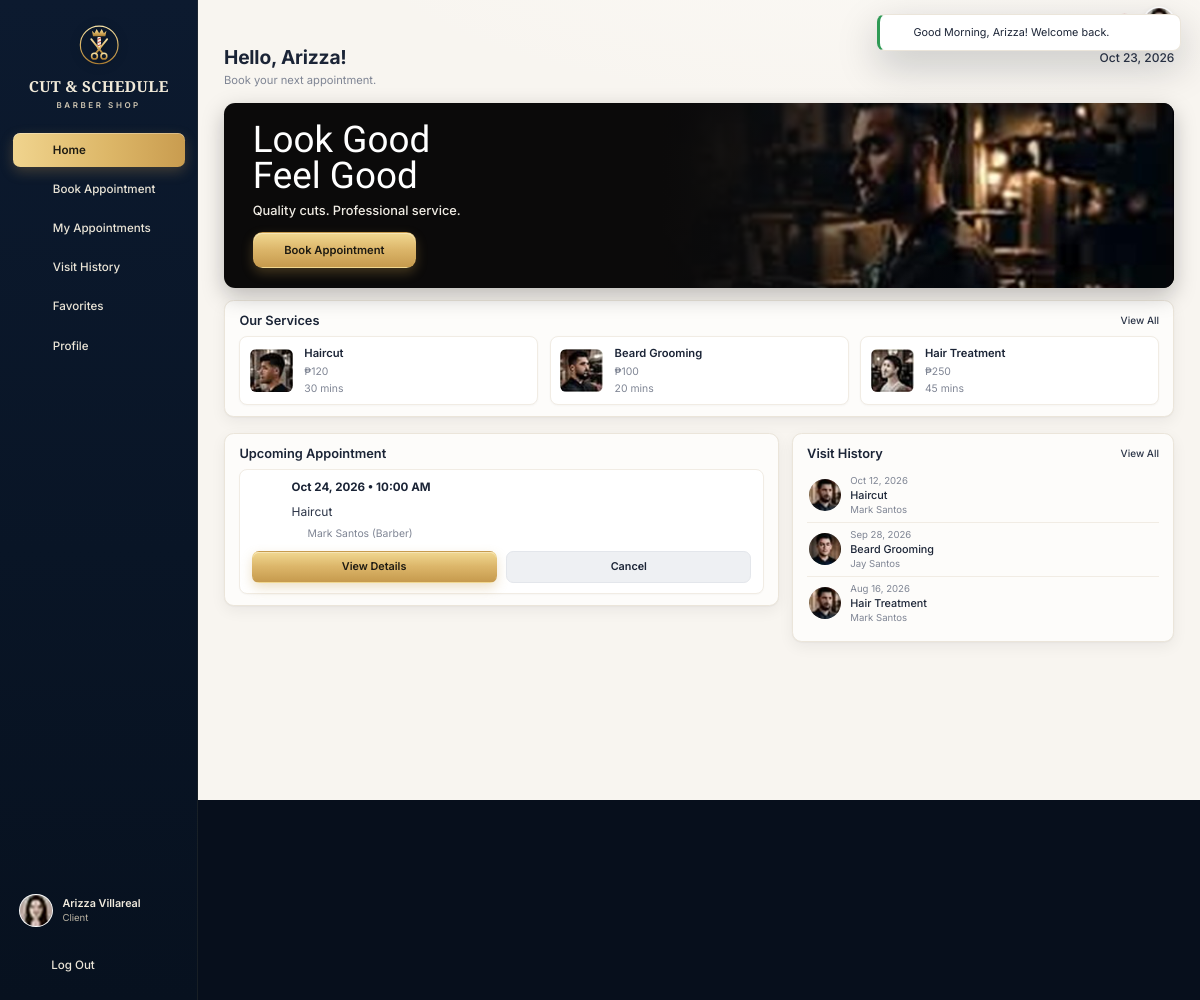
The page /client/home.php (signed in) on the database its author committed.
### tables this page shows
CREATE TABLE users (
  id               INT AUTO_INCREMENT PRIMARY KEY,
  name             VARCHAR(100) NOT NULL,
  username         VARCHAR(100) UNIQUE NOT NULL,
  email            VARCHAR(150) UNIQUE NOT NULL,
  phone            VARCHAR(30)  NULL,
  password         VARCHAR(255) NOT NULL,
  role             ENUM('owner','staff','client') NOT NULL,
  status           ENUM('active','inactive') DEFAULT 'active',
  avatar           VARCHAR(255) NULL,
  remember_token   VARCHAR(64)  NULL,
  remember_expires DATETIME     NULL,
  created_at       DATETIME DEFAULT CURRENT_TIMESTAMP,
  updated_at       DATETIME DEFAULT CURRENT_TIMESTAMP ON UPDATE CURRENT_TIMESTAMP
);

CREATE TABLE services (
  id          INT AUTO_INCREMENT PRIMARY KEY,
  name        VARCHAR(100) NOT NULL,
  description VARCHAR(255) NULL,
  price       DECIMAL(10,2) NOT NULL,
  duration    INT NOT NULL,
  image       VARCHAR(255) NULL,
  status      ENUM('active','archived') DEFAULT 'active',
  sort_order  INT NOT NULL DEFAULT 0,
  created_at  DATETIME DEFAULT CURRENT_TIMESTAMP,
  updated_at  DATETIME DEFAULT CURRENT_TIMESTAMP ON UPDATE CURRENT_TIMESTAMP,
  CHECK (price > 0),
  CHECK (duration > 0)
);

CREATE TABLE appointments (
  id               INT AUTO_INCREMENT PRIMARY KEY,
  client_id        INT NOT NULL,
  barber_id        INT NOT NULL,
  service_id       INT NOT NULL,
  appointment_date DATE NOT NULL,
  start_time       TIME NOT NULL,
  end_time         TIME NOT NULL,
  status           ENUM('pending','confirmed','in_progress','completed','cancelled') NOT NULL DEFAULT 'pending',
  base_price       DECIMAL(10,2) NOT NULL,
  discount_type    ENUM('none','senior','pwd') NOT NULL DEFAULT 'none',
  discount_amount  DECIMAL(10,2) NOT NULL DEFAULT 0,
  total_price      DECIMAL(10,2) NOT NULL,
  notes            TEXT NULL,
  created_by       INT NULL,
  completed_at     DATETIME NULL,
  created_at       DATETIME DEFAULT CURRENT_TIMESTAMP,
  updated_at       DATETIME DEFAULT CURRENT_TIMESTAMP ON UPDATE CURRENT_TIMESTAMP,
  INDEX idx_barber_date (barber_id, appointment_date),
  INDEX idx_date_status (appointment_date, status),
  INDEX idx_client (client_id),
  CONSTRAINT fk_appt_client  FOREIGN KEY (client_id)  REFERENCES clients(id)  ON DELETE CASCADE,
  CONSTRAINT fk_appt_barber  FOREIGN KEY (barber_id)  REFERENCES users(id)    ON DELETE RESTRICT,
  CONSTRAINT fk_appt_service FOREIGN KEY (service_id) REFERENCES services(id) ON DELETE RESTRICT,
  CONSTRAINT fk_appt_creator FOREIGN KEY (created_by) REFERENCES users(id)    ON DELETE SET NULL
);

### client/home.php (the view, shortened to what the rows shown need)
<?php
require __DIR__ . '/../includes/bootstrap.php';
$user = Auth::requireRole('client');
$clientId = $user->clientId();
$services = Service::all();
$upcoming = Database::one(
    "SELECT a.*, s.name AS service_name, s.image AS service_image, u.name AS barber_name, u.avatar AS barber_avatar, c.name AS client_name, c.phone AS client_phone
     FROM appointments a JOIN services s ON s.id = a.service_id JOIN users u ON u.id = a.barber_id JOIN clients c ON c.id = a.client_id
     WHERE a.client_id = ? AND a.status IN ('pending','confirmed','in_progress')
       AND (a.appointment_date > CURDATE() OR (a.appointment_date = CURDATE() AND a.end_time >= CURTIME()))
     ORDER BY a.appointment_date, a.start_time LIMIT 1",
    [$clientId]
);
$visits = $user->profile()->visits(3);
$fitScreen = true;
require __DIR__ . '/../includes/header.php';
?>
<div class="page-head">
  <div>
    <h1>Hello, <?= e($user->getFirstName()) ?>!</h1>
    <p>Book your next appointment.</p>
  </div>
</div>
  <?php if ($upcoming): ?>
      <?= service_img($upcoming['service_image'], $upcoming['service_name']) ?>
  <?php else: ?>
    <p class="muted">No upcoming appointment.</p>
  <?php endif; ?>
<section class="card mb-16" style="margin-bottom:20px">
  <div class="card-head">
    <h2>Our Services</h2>
  </div>
  <div class="svc-cards only-desktop">
    <?php foreach (array_slice($services, 0, 3) as $s): ?>
      <a class="svc-card" href="<?= url('client/book.php?service=' . $s->id) ?>">
        <?= service_img($s->image, $s->name) ?>
        <div>
          <strong><?= e($s->name) ?></strong>
          <span class="price"><?= peso($s->price) ?></span>
          <span class="dur"><?= (int) $s->duration ?> mins</span>
        </div>
      </a>
    <?php endforeach; ?>
  </div>
</section>
<div class="dash-client">
  <section class="card only-desktop">
    <div class="card-head"><h2>Upcoming Appointment</h2></div>
    <?php if ($upcoming): ?>
      <div class="inner">
        <div class="appt-card">
          <span class="appt-ico"><?= icon('calendar-check', '', 26, 1.6) ?></span>
          <div>
            <strong><?= e(fmt_date($upcoming['appointment_date'])) ?> • <?= fmt_time($upcoming['start_time'], true) ?></strong>
            <span class="svc"><?= e($upcoming['service_name']) ?></span>
            <div class="by"><?= icon('user', '', 14) ?> <?= e($upcoming['barber_name']) ?> (Barber) <?= $upcoming['status'] === 'pending' ? ' · ' . status_badge('pending') : '' ?></div>
          </div>
        </div>
        <div class="appt-actions">
          <button class="btn btn-gold" type="button" data-modal-open="detailsModal" data-fill="<?= e(appt_fill($upcoming)) ?>">View Details</button>
          <?php if (in_array($upcoming['status'], ['pending', 'confirmed'], true)): ?>
            <form method="post" data-confirm="Cancel your <?= e($upcoming['service_name']) ?> on <?= e(fmt_date($upcoming['appointment_date'])) ?> at <?= e(fmt_time($upcoming['start_time'])) ?>?" data-confirm-style="danger" data-confirm-label="Cancel appointment" style="display:grid">
              <button class="btn btn-light" type="submit">Cancel</button>
            </form>
          <?php endif; ?>
        </div>
      </div>
    <?php else: ?>
      <div class="empty"><?= icon('calendar-plus', '', 34) ?><h3>No upcoming appointment</h3><p>Ready for a fresh cut?</p><a class="btn btn-gold mt-16" href="<?= url('client/book.php') ?>">Book Appointment</a></div>
    <?php endif; ?>
  </section>
  <section class="card">
    <div class="card-head">
      <h2>Visit History</h2>
    </div>
    <div class="list">
      <?php foreach ($visits as $v): ?>
        <div class="list-item">
          <?= avatar($v['barber_name'], $v['barber_avatar'], 40) ?>
          <div class="li-main">
            <small><?= e(fmt_date($v['appointment_date'])) ?></small>
            <strong><?= e($v['service_name']) ?></strong>
            <small><?= e($v['barber_name']) ?></small>
          </div>
        </div>
      <?php endforeach; ?>
    </div>
  </section>
</div>
<?php require __DIR__ . '/../includes/footer.php'; ?>

### includes/header.php (shortened to what the rows shown need)
<?php
$role = $user->getRole();
$profileUrl = ['owner' => 'owner/settings.php', 'staff' => 'staff/profile.php', 'client' => 'client/profile.php'][$role];
?>
<!doctype html>
<html lang="en">
<head>
  <link rel="stylesheet" href="<?= asset('assets/css/app.css') ?>">
</head>
<body class="app role-<?= e($role) ?>" data-base="<?= e(BASE_URL) ?>"<?= !empty($fitScreen) ? ' data-fit' : '' ?>>
<div class="app-shell">
  <aside class="sidebar" id="sidebar">
    <div class="sidebar-foot">
      <a class="sidebar-user" href="<?= url($profileUrl) ?>">
        <?= avatar($user->getName(), $user->getAvatar(), 42) ?>
        <span>
          <strong><?= e($user->getName()) ?></strong>
          <small><?= e($user->roleLabel()) ?></small>
        </span>
      </a>
    </div>
  </aside>
  <div class="main">
    <main class="content">

### includes/functions.php (shortened to what the rows shown need)
<?php
function e($value): string
{
    return htmlspecialchars((string) ($value ?? ''), ENT_QUOTES, 'UTF-8');
}
function url(string $path = ''): string
{
    return BASE_URL . '/' . ltrim($path, '/');
}
function asset(string $path): string
{
    $file = APP_ROOT . '/' . ltrim($path, '/');
    $v = is_file($file) ? filemtime($file) : 1;
    return url($path) . '?v=' . $v;
}
function peso($amount): string
{
    $amount = (float) $amount;
    $decimals = abs($amount - round($amount)) < 0.005 ? 0 : 2;
    return '₱' . number_format($amount, $decimals);
}
function fmt_time(?string $time, bool $pad = false): string
{
    return date($pad ? 'h:i A' : 'g:i A', strtotime('2000-01-01 ' . $time));
}
function fmt_date(?string $date, string $format = 'M j, Y'): string
{
    return $date ? date($format, strtotime($date)) : '';
}
function media_url(?string $path): ?string
{
    return is_file(APP_ROOT . '/' . $path) ? url($path) : null;
}
function avatar(?string $name, ?string $path = null, int $size = 40, string $class = ''): string
{
    $src = media_url($path);
    $style = "width:{$size}px;height:{$size}px;";
    if ($src) {
        return '<img class="avatar ' . e($class) . '" src="' . e($src) . '" alt="' . e($name) . '" style="' . $style . '">';
    }
    $fs = max(10, (int) round($size * 0.38));
    return '<span class="avatar avatar-initials ' . e($class) . '" style="' . $style . 'font-size:' . $fs . 'px">' . e(initials($name ?? '?')) . '</span>';
}
function service_img(?string $path, string $name, string $class = 'svc-img'): string
{
    $src = media_url($path);
    if ($src) {
        return '<img class="' . e($class) . '" src="' . e($src) . '" alt="' . e($name) . '">';
    }
    return '<span class="' . e($class) . ' svc-img-empty">' . icon('scissors', '', 22) . '</span>';
}
function discount_label(string $type): string
{
    return ['none' => 'Regular', 'senior' => 'Senior Citizen', 'pwd' => 'PWD'][$type] ?? 'Regular';
}
function appt_fill(array $a): string
{
    return json_encode([
        'd_client'  => $a['client_name'] ?? '',
        'd_phone'   => $a['client_phone'] ?? '—',
        'd_service' => $a['service_name'] ?? '',
        'd_barber'  => $a['barber_name'] ?? '',
        'd_date'    => fmt_date($a['appointment_date'], 'l, M j, Y'),
        'd_time'    => fmt_time($a['start_time']) . ' – ' . fmt_time($a['end_time']),
        'd_status'  => Appointment::statusLabel($a['status']),
        'd_rate'    => discount_label($a['discount_type'] ?? 'none'),
        'd_price'   => peso($a['total_price']) . ((float) ($a['discount_amount'] ?? 0) > 0 ? ' (−' . peso($a['discount_amount']) . ')' : ''),
        'd_notes'   => $a['notes'] ?: '—',
        'd_avatar'  => media_url($a['service_image'] ?? null) ?? '',
    ]);
}

### rows shown on the page
users: avatar (picture), name "Arizza Villareal", name "Arizza"
services: image (picture), name "Haircut", price "₱120", duration "30"
services: image (picture), name "Beard Grooming", price "₱100", duration "20"
services: image (picture), name "Hair Treatment", price "₱250", duration "45"
appointments: appointment_date "Oct 24, 2026", start_time "10:00 AM", service.name "Haircut", barber.name "Mark Santos"
appointments: barber.avatar (picture), appointment_date "Oct 12, 2026", service.name "Haircut", barber.name "Mark Santos"
appointments: barber.avatar (picture), appointment_date "Sep 28, 2026", service.name "Beard Grooming", barber.name "Jay Santos"
appointments: barber.avatar (picture), appointment_date "Aug 16, 2026", service.name "Hair Treatment", barber.name "Mark Santos"

### other values the page prints
$label "Home"
$label "Book Appointment"
$label "My Appointments"
$label "Visit History"
$label "Favorites"
$label "Profile"
$user->roleLabel() "Client"
$f['message'] "Good Morning, Arizza! Welcome back."
